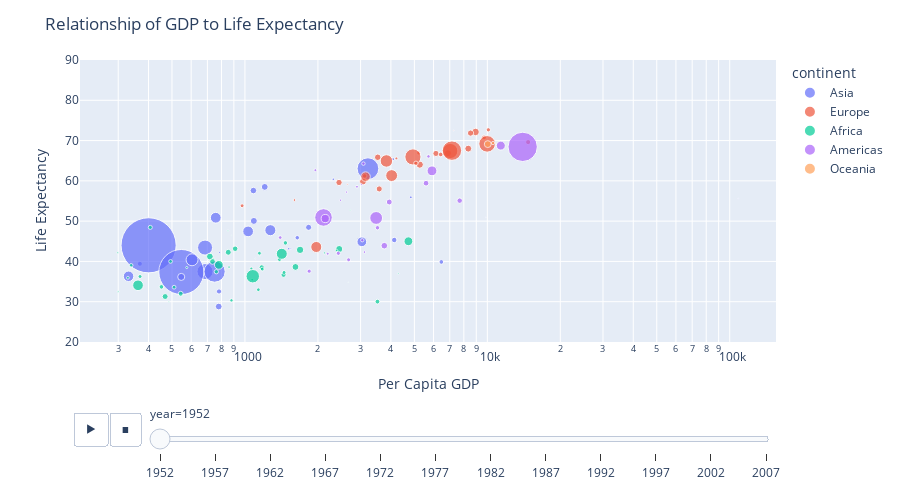

Source (notebook cell):
### Markdown cell above
Move your cursor over the map.  A tooltip appears and tells you the per capita GDP, the life expectancy, the country size and the continent.  

However, it's missing an important piece of information - the actual name of the country!  Let's add that now.

### Code cell
fig = px.scatter(df, x='gdpPercap', y='lifeExp', log_x=True, size='pop', color='continent', animation_frame='year', hover_name='country', size_max=60, labels={'gdpPercap': 'Per Capita GDP', 'lifeExp': 'Life Expectancy'})

fig.update_layout(title='Relationship of GDP to Life Expectancy', height=500, yaxis_range=[20,90])

fig.show()

### Figure 1 — Plotly figure (JSON) as saved in the notebook; plotly's stock layout.template omitted (floating-point values rounded to 4 significant figures)
{"data": [{"hovertemplate": "<b>%{hovertext}</b><br><br>continent=Asia<br>year=1952<br>Per Capita GDP=%{x}<br>Life Expectancy=%{y}<br>pop=%{marker.size}<extra></extra>", "hovertext": ["Afghanistan", "Bahrain", "Bangladesh", "Cambodia", "China", "Hong Kong, China", "India", "Indonesia", "Iran", "Iraq", "Israel", "Japan", "Jordan", "Korea, Dem. Rep.", "Korea, Rep.", "Kuwait", "Lebanon", "Malaysia", "Mongolia", "Myanmar", "Nepal", "Oman", "Pakistan", "Philippines", "Saudi Arabia", "Singapore", "Sri Lanka", "Syria", "Taiwan", "Thailand", "Vietnam", "West Bank and Gaza", "Yemen, Rep."], "legendgroup": "Asia", "marker": {"color": "#636efa", "size": [8425333, 120447, 46886859, 4693836, 556263527, 2125900, 372000000, 82052000, 17272000, 5441766, 1620914, 86459025, 607914, 8865488, 20947571, 160000, 1439529, 6748378, 800663, 20092996, 9182536, 507833, 41346560, 22438691, 4005677, 1127000, 7982342, 3661549, 8550362, 21289402, 26246839, 1030585, 4963829], "sizemode": "area", "sizeref": 366300.0, "symbol": "circle"}, "mode": "markers", "name": "Asia", "orientation": "v", "showlegend": true, "type": "scatter", "x": [779.4, 9867.0, 684.2, 368.5, 400.4, 3054.0, 546.6, 749.7, 3035.0, 4130.0, 4087.0, 3217.0, 1547.0, 1088.0, 1031.0, 108400.0, 4835.0, 1831.0, 786.6, 331, 545.9, 1828.0, 684.6, 1273.0, 6460.0, 2315.0, 1084.0, 1643.0, 1207.0, 757.8, 605.1, 1516.0, 781.7], "xaxis": "x", "y": [28.8, 50.94, 37.48, 39.42, 44, 60.96, 37.37, 37.47, 44.87, 45.32, 65.39, 63.03, 43.16, 50.06, 47.45, 55.56, 55.93, 48.46, 42.24, 36.32, 36.16, 37.58, 43.44, 47.75, 39.88, 60.4, 57.59, 45.88, 58.5, 50.85, 40.41, 43.16, 32.55], "yaxis": "y"}, {"hovertemplate": "<b>%{hovertext}</b><br><br>continent=Europe<br>year=1952<br>Per Capita GDP=%{x}<br>Life Expectancy=%{y}<br>pop=%{marker.size}<extra></extra>", "hovertext": ["Albania", "Austria", "Belgium", "Bosnia and Herzegovina", "Bulgaria", "Croatia", "Czech Republic", "Denmark", "Finland", "France", "Germany", "Greece", "Hungary", "Iceland", "Ireland", "Italy", "Montenegro", "Netherlands", "Norway", "Poland", "Portugal", "Romania", "Serbia", "Slovak Republic", "Slovenia", "Spain", "Sweden", "Switzerland", "Turkey", "United Kingdom"], "legendgroup": "Europe", "marker": {"color": "#EF553B", "size": [1282697, 6927772, 8730405, 2791000, 7274900, 3882229, 9125183, 4334000, 4090500, 42459667, 69145952, 7733250, 9504000, 147962, 2952156, 47666000, 413834, 10381988, 3327728, 25730551, 8526050, 16630000, 6860147, 3558137, 1489518, 28549870, 7124673, 4815000, 22235677, 50430000], "sizemode": "area", "sizeref": 366300.0, "symbol": "circle"}, "mode": "markers", "name": "Europe", "orientation": "v", "showlegend": true, "type": "scatter", "x": [1601.0, 6137.0, 8343.0, 973.5, 2444.0, 3119.0, 6876.0, 9692.0, 6425.0, 7030.0, 7144.0, 3531.0, 5264.0, 7268.0, 5210.0, 4931.0, 2648.0, 8942.0, 10100.0, 4029.0, 3068.0, 3145.0, 3581.0, 5075.0, 4215.0, 3834.0, 8528.0, 14730.0, 1969.0, 9980.0], "xaxis": "x", "y": [55.23, 66.8, 68, 53.82, 59.6, 61.21, 66.87, 70.78, 66.55, 67.41, 67.5, 65.86, 64.03, 72.49, 66.91, 65.94, 59.16, 72.13, 72.67, 61.31, 59.82, 61.05, 58.0, 64.36, 65.57, 64.94, 71.86, 69.62, 43.59, 69.18], "yaxis": "y"}, {"hovertemplate": "<b>%{hovertext}</b><br><br>continent=Africa<br>year=1952<br>Per Capita GDP=%{x}<br>Life Expectancy=%{y}<br>pop=%{marker.size}<extra></extra>", "hovertext": ["Algeria", "Angola", "Benin", "Botswana", "Burkina Faso", "Burundi", "Cameroon", "Central African Republic", "Chad", "Comoros", "Congo, Dem. Rep.", "Congo, Rep.", "Cote d'Ivoire", "Djibouti", "Egypt", "Equatorial Guinea", "Eritrea", "Ethiopia", "Gabon", "Gambia", "Ghana", "Guinea", "Guinea-Bissau", "Kenya", "Lesotho", "Liberia", "Libya", "Madagascar", "Malawi", "Mali", "Mauritania", "Mauritius", "Morocco", "Mozambique", "Namibia", "Niger", "Nigeria", "Reunion", "Rwanda", "Sao Tome and Principe", "Senegal", "Sierra Leone", "Somalia", "South Africa", "Sudan", "Swaziland", "Tanzania", "Togo", "Tunisia", "Uganda", "Zambia", "Zimbabwe"], "legendgroup": "Africa", "marker": {"color": "#00cc96", "size": [9279525, 4232095, 1738315, 442308, 4469979, 2445618, 5009067, 1291695, 2682462, 153936, 14100005, 854885, 2977019, 63149, 22223309, 216964, 1438760, 20860941, 420702, 284320, 5581001, 2664249, 580653, 6464046, 748747, 863308, 1019729, 4762912, 2917802, 3838168, 1022556, 516556, 9939217, 6446316, 485831, 3379468, 33119096, 257700, 2534927, 60011, 2755589, 2143249, 2526994, 14264935, 8504667, 290243, 8322925, 1219113, 3647735, 5824797, 2672000, 3080907], "sizemode": "area", "sizeref": 366300.0, "symbol": "circle"}, "mode": "markers", "name": "Africa", "orientation": "v", "showlegend": true, "type": "scatter", "x": [2449.0, 3521.0, 1063.0, 851.2, 543.3, 339.3, 1173.0, 1071.0, 1179.0, 1103.0, 780.5, 2126.0, 1389.0, 2670.0, 1419.0, 375.6, 328.9, 362.1, 4293.0, 485.2, 911.3, 510.2, 299.9, 853.5, 298.8, 575.6, 2388.0, 1443.0, 369.2, 452.3, 743.1, 1968.0, 1688.0, 468.5, 2424.0, 761.9, 1077.0, 2719.0, 493.3, 879.6, 1450.0, 879.8, 1136.0, 4725.0, 1616.0, 1148.0, 716.7, 859.8, 1468.0, 734.8, 1147.0, 406.9], "xaxis": "x", "y": [43.08, 30.02, 38.22, 47.62, 31.98, 39.03, 38.52, 35.46, 38.09, 40.72, 39.14, 42.11, 40.48, 34.81, 41.89, 34.48, 35.93, 34.08, 37.0, 30, 43.15, 33.61, 32.5, 42.27, 42.14, 38.48, 42.72, 36.68, 36.26, 33.69, 40.54, 50.99, 42.87, 31.29, 41.73, 37.44, 36.32, 52.72, 40, 46.47, 37.28, 30.33, 32.98, 45.01, 38.63, 41.41, 41.22, 38.6, 44.6, 39.98, 42.04, 48.45], "yaxis": "y"}, {"hovertemplate": "<b>%{hovertext}</b><br><br>continent=Americas<br>year=1952<br>Per Capita GDP=%{x}<br>Life Expectancy=%{y}<br>pop=%{marker.size}<extra></extra>", "hovertext": ["Argentina", "Bolivia", "Brazil", "Canada", "Chile", "Colombia", "Costa Rica", "Cuba", "Dominican Republic", "Ecuador", "El Salvador", "Guatemala", "Haiti", "Honduras", "Jamaica", "Mexico", "Nicaragua", "Panama", "Paraguay", "Peru", "Puerto Rico", "Trinidad and Tobago", "United States", "Uruguay", "Venezuela"], "legendgroup": "Americas", "marker": {"color": "#ab63fa", "size": [17876956, 2883315, 56602560, 14785584, 6377619, 12350771, 926317, 6007797, 2491346, 3548753, 2042865, 3146381, 3201488, 1517453, 1426095, 30144317, 1165790, 940080, 1555876, 8025700, 2227000, 662850, 157553000, 2252965, 5439568], "sizemode": "area", "sizeref": 366300.0, "symbol": "circle"}, "mode": "markers", "name": "Americas", "orientation": "v", "showlegend": true, "type": "scatter", "x": [5911.0, 2677.0, 2109.0, 11370.0, 3940.0, 2144.0, 2627.0, 5587.0, 1398.0, 3522.0, 3048.0, 2428.0, 1840.0, 2195.0, 2899.0, 3478.0, 3112.0, 2480.0, 1952.0, 3759.0, 3082.0, 3023.0, 13990.0, 5717.0, 7690.0], "xaxis": "x", "y": [62.48, 40.41, 50.92, 68.75, 54.74, 50.64, 57.21, 59.42, 45.93, 48.36, 45.26, 42.02, 37.58, 41.91, 58.53, 50.79, 42.31, 55.19, 62.65, 43.9, 64.28, 59.1, 68.44, 66.07, 55.09], "yaxis": "y"}, {"hovertemplate": "<b>%{hovertext}</b><br><br>continent=Oceania<br>year=1952<br>Per Capita GDP=%{x}<br>Life Expectancy=%{y}<br>pop=%{marker.size}<extra></extra>", "hovertext": ["Australia", "New Zealand"], "legendgroup": "Oceania", "marker": {"color": "#FFA15A", "size": [8691212, 1994794], "sizemode": "area", "sizeref": 366300.0, "symbol": "circle"}, "mode": "markers", "name": "Oceania", "orientation": "v", "showlegend": true, "type": "scatter", "x": [10040.0, 10560.0], "xaxis": "x", "y": [69.12, 69.39], "yaxis": "y"}], "layout": {"height": 500, "legend": {"itemsizing": "constant", "title": {"text": "continent"}, "tracegroupgap": 0}, "margin": {"t": 60}, "sliders": [{"active": 0, "currentvalue": {"prefix": "year="}, "len": 0.9, "pad": {"b": 10, "t": 60}, "steps": [{"args": [["1952"], {"frame": {"duration": 0, "redraw": false}, "fromcurrent": true, "mode": "immediate", "transition": {"duration": 0, "easing": "linear"}}], "label": "1952", "method": "animate"}, {"args": [["1957"], {"frame": {"duration": 0, "redraw": false}, "fromcurrent": true, "mode": "immediate", "transition": {"duration": 0, "easing": "linear"}}], "label": "1957", "method": "animate"}, {"args": [["1962"], {"frame": {"duration": 0, "redraw": false}, "fromcurrent": true, "mode": "immediate", "transition": {"duration": 0, "easing": "linear"}}], "label": "1962", "method": "animate"}, {"args": [["1967"], {"frame": {"duration": 0, "redraw": false}, "fromcurrent": true, "mode": "immediate", "transition": {"duration": 0, "easing": "linear"}}], "label": "1967", "method": "animate"}, {"args": [["1972"], {"frame": {"duration": 0, "redraw": false}, "fromcurrent": true, "mode": "immediate", "transition": {"duration": 0, "easing": "linear"}}], "label": "1972", "method": "animate"}, {"args": [["1977"], {"frame": {"duration": 0, "redraw": false}, "fromcurrent": true, "mode": "immediate", "transition": {"duration": 0, "easing": "linear"}}], "label": "1977", "method": "animate"}, {"args": [["1982"], {"frame": {"duration": 0, "redraw": false}, "fromcurrent": true, "mode": "immediate", "transition": {"duration": 0, "easing": "linear"}}], "label": "1982", "method": "animate"}, {"args": [["1987"], {"frame": {"duration": 0, "redraw": false}, "fromcurrent": true, "mode": "immediate", "transition": {"duration": 0, "easing": "linear"}}], "label": "1987", "method": "animate"}, {"args": [["1992"], {"frame": {"duration": 0, "redraw": false}, "fromcurrent": true, "mode": "immediate", "transition": {"duration": 0, "easing": "linear"}}], "label": "1992", "method": "animate"}, {"args": [["1997"], {"frame": {"duration": 0, "redraw": false}, "fromcurrent": true, "mode": "immediate", "transition": {"duration": 0, "easing": "linear"}}], "label": "1997", "method": "animate"}, {"args": [["2002"], {"frame": {"duration": 0, "redraw": false}, "fromcurrent": true, "mode": "immediate", "transition": {"duration": 0, "easing": "linear"}}], "label": "2002", "method": "animate"}, {"args": [["2007"], {"frame": {"duration": 0, "redraw": false}, "fromcurrent": true, "mode": "immediate", "transition": {"duration": 0, "easing": "linear"}}], "label": "2007", "method": "animate"}], "x": 0.1, "xanchor": "left", "y": 0, "yanchor": "top"}], "title": {"text": "Relationship of GDP to Life Expectancy"}, "updatemenus": [{"buttons": [{"args": [null, {"frame": {"duration": 500, "redraw": false}, "fromcurrent": true, "mode": "immediate", "transition": {"duration": 500, "easing": "linear"}}], "label": "&#9654;", "method": "animate"}, {"args": [[null], {"frame": {"duration": 0, "redraw": false}, "fromcurrent": true, "mode": "immediate", "transition": {"duration": 0, "easing": "linear"}}], "label": "&#9724;", "method": "animate"}], "direction": "left", "pad": {"r": 10, "t": 70}, "showactive": false, "type": "buttons", "x": 0.1, "xanchor": "right", "y": 0, "yanchor": "top"}], "xaxis": {"anchor": "y", "domain": [0, 1], "title": {"text": "Per Capita GDP"}, "type": "log"}, "yaxis": {"anchor": "x", "domain": [0, 1], "range": [20, 90], "title": {"text": "Life Expectancy"}}}}
